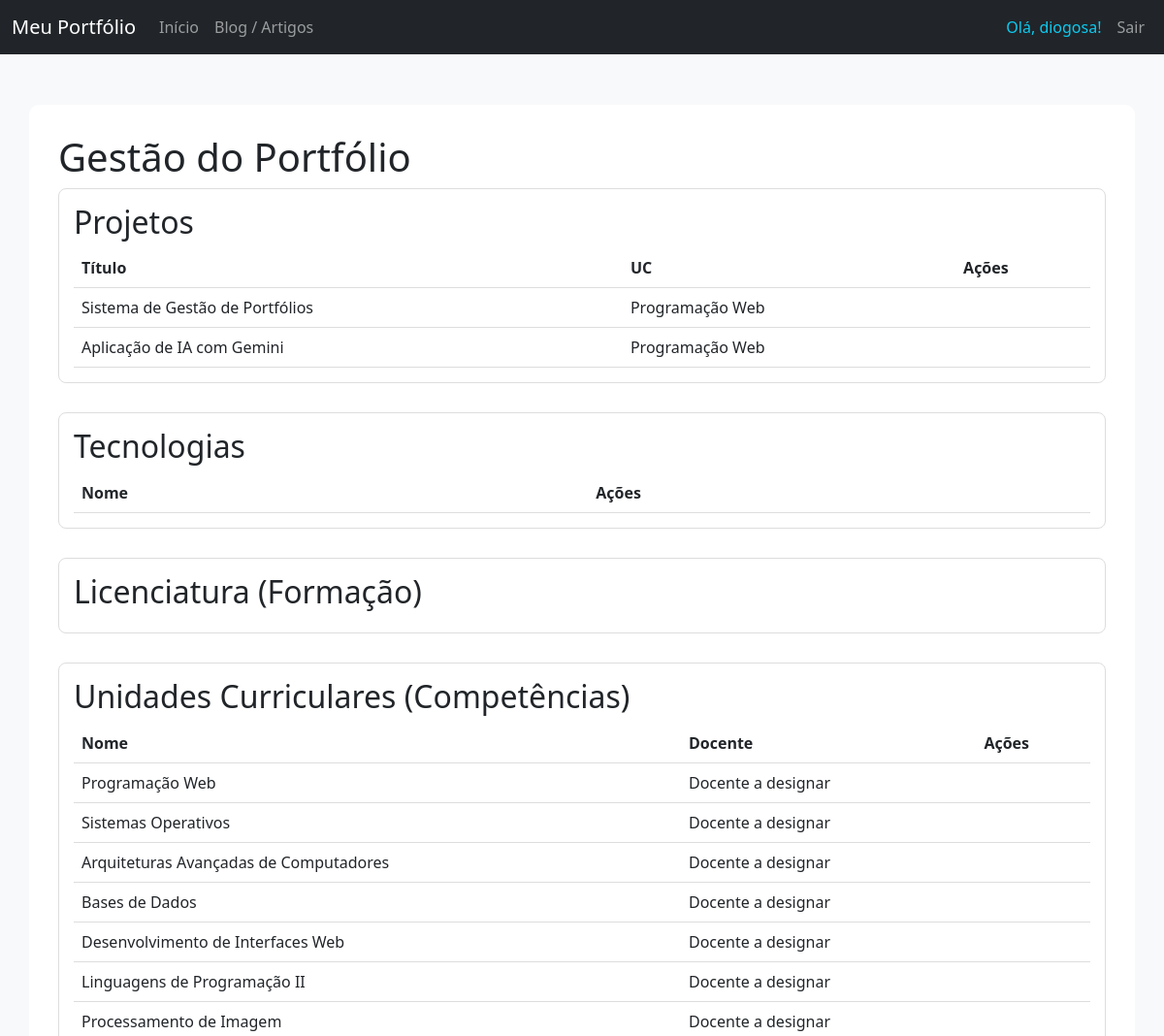
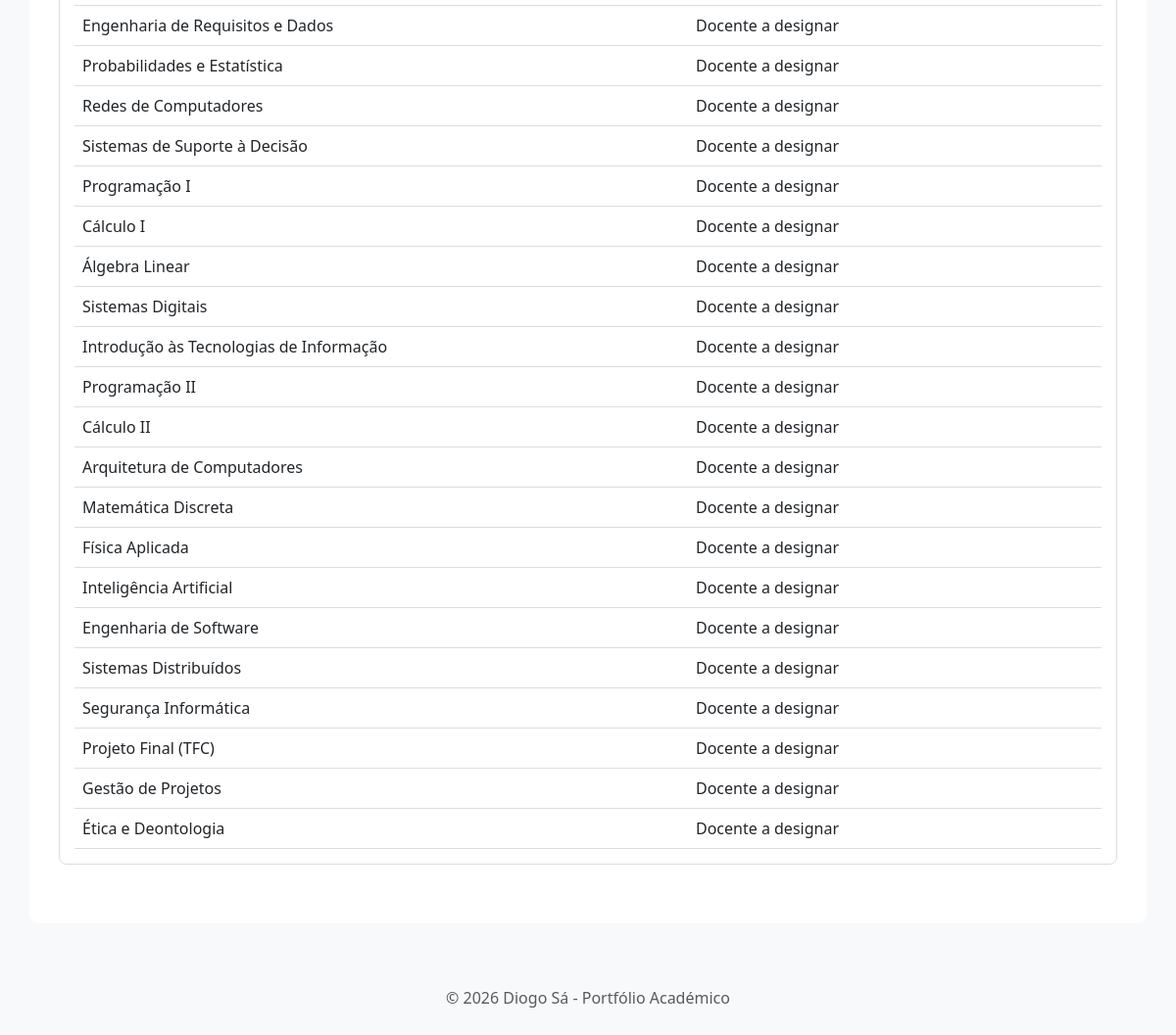
The page /portfolio/ (signed in) on the database its author committed (2 pictures, top to bottom).
### portfolio/models.py (models this page shows, shortened)
class Projeto(models.Model):
    titulo = models.CharField(max_length=100)
    descricao = models.TextField()
    imagem = models.ImageField(upload_to='projetos/')
    github = models.URLField()
    uc = models.ForeignKey(UnidadeCurricular, on_delete=models.CASCADE)
    tecnologias = models.ManyToManyField(Tecnologia)

class UnidadeCurricular(models.Model):
    nome = models.CharField(max_length=100)
    ano = models.IntegerField()
    ects = models.IntegerField()
    docente = models.CharField(max_length=100)
    licenciatura = models.ForeignKey(Licenciatura, on_delete=models.CASCADE)

### portfolio/views.py (the view)
# urls.py: path('', views.home_page_view, name='home'),
def home_page_view(request):
    context = {
        'projetos': Projeto.objects.all(),
        'tecnologias': Tecnologia.objects.all(),
        'unidades': UnidadeCurricular.objects.all(),
    }
    return render(request, 'portfolio/home.html', context)

### portfolio/templates/portfolio/home.html (shortened to what this page needs)
{% extends 'portfolio/layout.html' %}
{% block content %}
<h1>Gestão do Portfólio</h1>
<div class="admin-section">
    <h2>Projetos</h2>
    <table>
        <tr>
            <th>Título</th>
            <th>UC</th>
            <th>Ações</th>
        </tr>
        {% for projeto in projetos %}
        <tr>
            <td>{{ projeto.titulo }}</td>
            <td>{{ projeto.uc.nome }}</td>
            <td>
            </td>
        </tr>
        {% empty %}
        <tr><td colspan="3">Nenhum projeto encontrado.</td></tr>
        {% endfor %}
    </table>
</div>
<div class="admin-section">
    <h2>Tecnologias</h2>
    <table>
        <tr>
            <th>Nome</th>
            <th>Ações</th>
        </tr>
    </table>
</div>
<div class="admin-section">
    <h2>Licenciatura (Formação)</h2>
</div>
<div class="admin-section">
    <h2>Unidades Curriculares (Competências)</h2>
    <table>
        <tr>
            <th>Nome</th>
            <th>Docente</th>
            <th>Ações</th>
        </tr>
        {% for uc in unidades %}
        <tr>
            <td>{{ uc.nome }}</td>
            <td>{{ uc.docente }}</td>
            <td>
            </td>
        </tr>
        {% endfor %}
    </table>
</div>
{% endblock %}

### portfolio/templates/portfolio/layout.html (shortened to what this page needs)
<!DOCTYPE html>
<html lang="pt">
<head>
    <link href="https://cdn.jsdelivr.net/npm/bootstrap@5.3.0/dist/css/bootstrap.min.css" rel="stylesheet">
</head>
<body>
    <nav class="navbar navbar-expand-lg navbar-dark bg-dark fixed-top">
    <div class="container-fluid">
        <a class="navbar-brand" href="{% url 'portfolio:home' %}">Meu Portfólio</a>
        <div class="navbar-nav w-100">
            <a class="nav-link" href="{% url 'portfolio:home' %}">Início</a>
            <a class="nav-link" href="{% url 'artigos:listagem' %}">Blog / Artigos</a>
            <div class="ms-auto d-flex">
                {% if request.user.is_authenticated %}
                    <span class="nav-link text-info">Olá, {{ user.username }}!</span>
                    <a class="nav-link" href="{% url 'accounts:logout' %}">Sair</a>
                {% else %}
                    <a class="nav-link" href="{% url 'accounts:login' %}">Entrar</a>
                {% endif %}
            </div>
        </div>
    </div>
</nav>
    <div class="container mt-5">
        {% block content %}{% endblock %}
    </div>
    <footer class="text-center mt-5 py-3 text-muted">
        <p>&copy; 2026 Diogo Sá - Portfólio Académico</p>
    </footer>
</body>
</html>

### portfolio/templates/portfolio/layout.html (style rules this page uses)
body { padding-top: 60px; background-color: #f8f9fa; }
.container { background: white; padding: 30px; border-radius: 10px; shadow: 0 4px 6px rgba(0,0,0,0.1); }
nav { margin-bottom: 20px; }

### portfolio/templates/portfolio/home.html (style rules this page uses)
.admin-section { margin-bottom: 30px; border: 1px solid #ddd; padding: 15px; border-radius: 8px; }
table { width: 100%; border-collapse: collapse; }
th, td { text-align: left; padding: 8px; border-bottom: 1px solid #ddd; }

### rows shown on the page
Projeto: titulo "Sistema de Gestão de Portfólios", uc.nome "Programação Web"
Projeto: titulo "Aplicação de IA com Gemini", uc.nome "Programação Web"
UnidadeCurricular: nome "Programação Web", docente "Docente a designar"
UnidadeCurricular: nome "Sistemas Operativos", docente "Docente a designar"
UnidadeCurricular: nome "Arquiteturas Avançadas de Computadores", docente "Docente a designar"
UnidadeCurricular: nome "Bases de Dados", docente "Docente a designar"
UnidadeCurricular: nome "Desenvolvimento de Interfaces Web", docente "Docente a designar"
UnidadeCurricular: nome "Linguagens de Programação II", docente "Docente a designar"
UnidadeCurricular: nome "Processamento de Imagem", docente "Docente a designar"
UnidadeCurricular: nome "Engenharia de Requisitos e Dados", docente "Docente a designar"
UnidadeCurricular: nome "Probabilidades e Estatística", docente "Docente a designar"
UnidadeCurricular: nome "Redes de Computadores", docente "Docente a designar"
UnidadeCurricular: nome "Sistemas de Suporte à Decisão", docente "Docente a designar"
UnidadeCurricular: nome "Programação I", docente "Docente a designar"
UnidadeCurricular: nome "Cálculo I", docente "Docente a designar"
UnidadeCurricular: nome "Álgebra Linear", docente "Docente a designar"
UnidadeCurricular: nome "Sistemas Digitais", docente "Docente a designar"
UnidadeCurricular: nome "Introdução às Tecnologias de Informação", docente "Docente a designar"
UnidadeCurricular: nome "Programação II", docente "Docente a designar"
UnidadeCurricular: nome "Cálculo II", docente "Docente a designar"
UnidadeCurricular: nome "Arquitetura de Computadores", docente "Docente a designar"
UnidadeCurricular: nome "Matemática Discreta", docente "Docente a designar"
UnidadeCurricular: nome "Física Aplicada", docente "Docente a designar"
UnidadeCurricular: nome "Inteligência Artificial", docente "Docente a designar"
UnidadeCurricular: nome "Engenharia de Software", docente "Docente a designar"
UnidadeCurricular: nome "Sistemas Distribuídos", docente "Docente a designar"
UnidadeCurricular: nome "Segurança Informática", docente "Docente a designar"
UnidadeCurricular: nome "Projeto Final (TFC)", docente "Docente a designar"
UnidadeCurricular: nome "Gestão de Projetos", docente "Docente a designar"
UnidadeCurricular: nome "Ética e Deontologia", docente "Docente a designar"

### other values the page prints
{{ user.username }} "diogosa"
